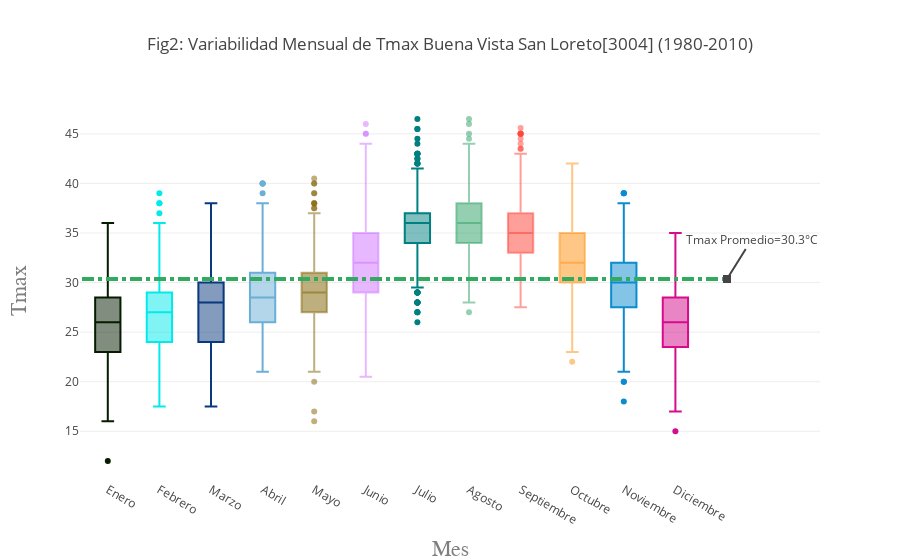

Source (notebook cell):
### Code cell
#Vamos a crear los Boxplots

trace1 = go.Box(y=y1['Tmax'],
    name = 'Enero',
    marker = dict(
    color = 'rgb(5, 28, 0.5)',)
    )

trace2 = go.Box(y=y2['Tmax'],
    name = 'Febrero',
    marker = dict(
    color = 'rgb(2,234,234)',)
    )

trace3 = go.Box(y=y3['Tmax'],
    name = 'Marzo',
    marker = dict(
    color = 'rgb(9,56,125)',)
    )

trace4 = go.Box(y=y4['Tmax'],
    name = 'Abril',
    marker = dict(
    color = 'rgb(107,174,214)',)
    )

trace5 = go.Box(y=y5['Tmax'],
    name = 'Mayo',
    marker = dict(
    color = 'rgba(127, 96, 0, 0.5)',)
    )

trace6 = go.Box(y=y6['Tmax'],
    name = 'Junio',
    marker = dict(
    color = 'rgba(207, 114, 255, 0.5)',)
    )

trace7 = go.Box(y=y7['Tmax'],
    name = 'Julio',
    marker = dict(
    color = 'rgb(0, 128, 128)',)
    )

trace8 = go.Box(y=y8['Tmax'],
    name = 'Agosto',
    marker = dict(
    color = 'rgba(44, 160, 101, 0.5)',)
    )

trace9 = go.Box(y=y9['Tmax'],
    name = 'Septiembre',
    marker = dict(
    color = 'rgba(255, 65, 54, 0.5)',)
    )

trace10 = go.Box(y=y10['Tmax'],
    name = 'Octubre',
    marker = dict(
    color = 'rgba(255, 144, 14, 0.5)',)
    )

trace11 = go.Box(y=y11['Tmax'],
    name = 'Noviembre',
    marker = dict(
    color = 'rgb(10, 140, 208)',)
    )

trace12 = go.Box(y=y12['Tmax'],
    name = 'Diciembre',
    marker = dict(
    color = 'rgb(214, 12, 140)',)
    )


data = [trace1, trace2, trace3, trace4, trace5, trace6, trace7, trace8, trace9, trace10, trace11, trace12]

layout = go.Layout(
    title='Fig2: Variabilidad Mensual de Tmax Buena Vista San Loreto[3004] (1980-2010)',
    xaxis=dict(
        title='Mes',
        titlefont=dict(
            family='Calibri Light, monospace',
            size=22,
            color='#7f7f7f'
        )
    ),
    yaxis=dict(
        title='Tmax',
        titlefont=dict(
            family='Calibri Light, monospace',
            size=22,
            color='#7f7f7f'
        )
    ),
    #El promedio de la Temperatura máxima como referencia:
    shapes = [
        {
            'type': 'line',
            'x0': -0.5,
            'y0': 30.358313959365205,
            'x1': 12,
            'y1': 30.358313959365205,
            'line': {
                'color': 'rgb(50, 171, 96)',
                'width': 4,
                'dash': 'dashdot',
            },
        }
    ],
    showlegend=False,
    annotations=[
        dict(
            x=12,
            y=30.358313959365205,
            xref='x',
            yref='y',
            text='Tmax Promedio=30.3°C',
            showarrow=True,
            arrowhead=7,
            ax=25,
            ay=-40
        )
    ]
)

fig = go.Figure({
    'data': data,
    'layout': layout,
})

iplot({'data': data, 'layout': layout}, filename='timestamp-highlight')

### Figure 1 — Plotly figure (JSON) as saved in the notebook; plotly's stock layout.template omitted (floating-point values rounded to 4 significant figures; data arrays with more than 128 entries replaced by an {"elided": "..."} marker saying what was removed)
{"data": [{"marker": {"color": "rgb(5, 28, 0.5)"}, "name": "Enero", "type": "box", "uid": "acb1d148-e441-11e8-8d62-f894c21c29c8", "y": {"elided": "846 float values"}}, {"marker": {"color": "rgb(2,234,234)"}, "name": "Febrero", "type": "box", "uid": "acb1d149-e441-11e8-a026-f894c21c29c8", "y": {"elided": "763 float values"}}, {"marker": {"color": "rgb(9,56,125)"}, "name": "Marzo", "type": "box", "uid": "acb1d14a-e441-11e8-9674-f894c21c29c8", "y": {"elided": "851 float values"}}, {"marker": {"color": "rgb(107,174,214)"}, "name": "Abril", "type": "box", "uid": "acb1d14b-e441-11e8-b90b-f894c21c29c8", "y": {"elided": "791 float values"}}, {"marker": {"color": "rgba(127, 96, 0, 0.5)"}, "name": "Mayo", "type": "box", "uid": "acb1d14c-e441-11e8-b694-f894c21c29c8", "y": {"elided": "867 float values"}}, {"marker": {"color": "rgba(207, 114, 255, 0.5)"}, "name": "Junio", "type": "box", "uid": "acb1d14d-e441-11e8-a0e2-f894c21c29c8", "y": {"elided": "832 float values"}}, {"marker": {"color": "rgb(0, 128, 128)"}, "name": "Julio", "type": "box", "uid": "acb1d14e-e441-11e8-be54-f894c21c29c8", "y": {"elided": "840 float values"}}, {"marker": {"color": "rgba(44, 160, 101, 0.5)"}, "name": "Agosto", "type": "box", "uid": "acb1d14f-e441-11e8-9a03-f894c21c29c8", "y": {"elided": "784 float values"}}, {"marker": {"color": "rgba(255, 65, 54, 0.5)"}, "name": "Septiembre", "type": "box", "uid": "acb1d150-e441-11e8-b551-f894c21c29c8", "y": {"elided": "851 float values"}}, {"marker": {"color": "rgba(255, 144, 14, 0.5)"}, "name": "Octubre", "type": "box", "uid": "acb1d151-e441-11e8-b3ac-f894c21c29c8", "y": {"elided": "815 float values"}}, {"marker": {"color": "rgb(10, 140, 208)"}, "name": "Noviembre", "type": "box", "uid": "acb1d152-e441-11e8-9e2b-f894c21c29c8", "y": {"elided": "836 float values"}}, {"marker": {"color": "rgb(214, 12, 140)"}, "name": "Diciembre", "type": "box", "uid": "acb1d153-e441-11e8-9be2-f894c21c29c8", "y": {"elided": "868 float values"}}], "layout": {"annotations": [{"arrowhead": 7, "ax": 25, "ay": -40, "showarrow": true, "text": "Tmax Promedio=30.3°C", "x": 12, "xref": "x", "y": 30.36, "yref": "y"}], "shapes": [{"line": {"color": "rgb(50, 171, 96)", "dash": "dashdot", "width": 4}, "type": "line", "x0": -0.5, "x1": 12, "y0": 30.36, "y1": 30.36}], "showlegend": false, "title": "Fig2: Variabilidad Mensual de Tmax Buena Vista San Loreto[3004] (1980-2010)", "xaxis": {"title": "Mes", "titlefont": {"color": "#7f7f7f", "family": "Calibri Light, monospace", "size": 22}}, "yaxis": {"title": "Tmax", "titlefont": {"color": "#7f7f7f", "family": "Calibri Light, monospace", "size": 22}}}}
